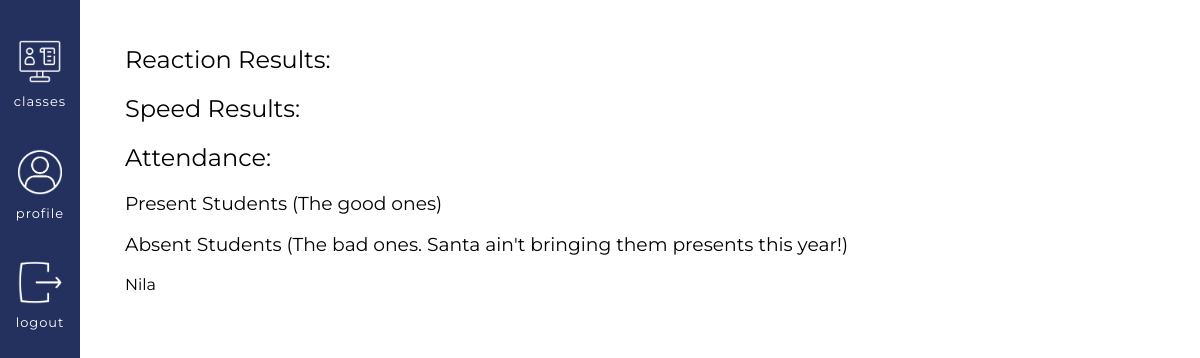
The page /classes/course/2/previous_session_data/51 (signed in) on the database as committed earlier.
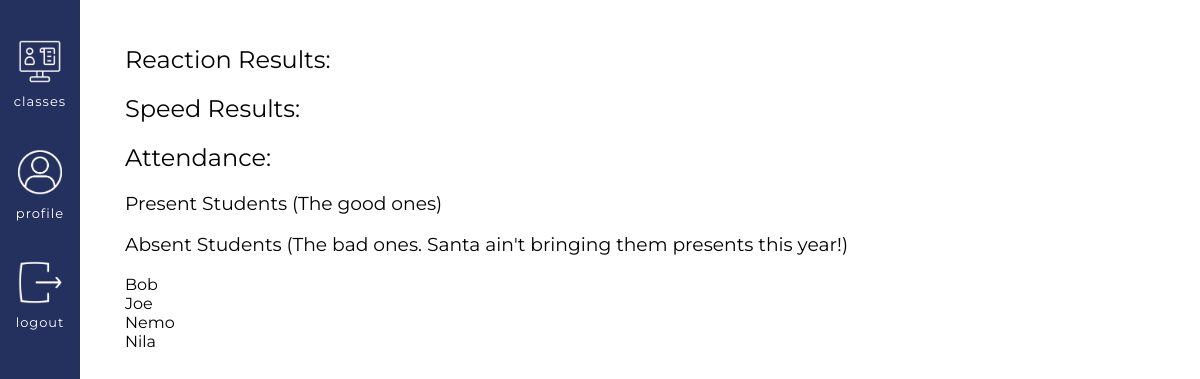
The same page on the database as committed later.
### app/models.py (models this page shows, shortened)
class User(UserMixin, db.Model):
    id = db.Column(db.Integer, primary_key=True)
    username = db.Column(db.String(64), index=True, unique=True) # adding columns to the database
    email = db.Column(db.String(120), index=True, unique=True)
    password_hash = db.Column(db.String(128))
    role = db.Column(db.Integer, index=False, unique=False) # 0 is Teacher, 1 is Student
    about_me = db.Column(db.String(140))
    last_seen = db.Column(db.DateTime, default=datetime.utcnow)
    posts = db.relationship('Post', backref='author', lazy='dynamic') # First part is calling it from the Post model, secret field is the backref (author)
    reactions = db.relationship('Reactions', backref='reactor', lazy='dynamic') # This will show all the reactions that this user has made
    teaches = db.relationship('Courses', backref='teacher', lazy='dynamic') # This will show all the courses that the user teaches
    signups = db.relationship('Signups', backref='student', lazy='dynamic') # This will show all of the signups of that user

### app/routes.py (the view)
@app.route('/classes/course/<course_id>/previous_session_data/<session_id>')
@login_required
def previous_session_data(course_id, session_id):
    session = Session.query.get(session_id)
    course = session.session_course_id # This gives you the actual course
    course_id = session.course_id # This will give you the course id
    signups = Signups.query.filter_by(course=course_id) # List of students that are in this specific course
    reactions_specific = Reactions.query.filter_by(session_id=session_id) # List of reactions that happened in this specific course, specific session
    speeds_specific = Reactions.query.filter_by(session_id=session_id).filter(Reactions.reactions>5) # Speeds filtered out by the course ID and by the reaction number
    present_set = set()
    absent_set = set()
    for r in reactions_specific:
        if (r.reactor.role == 1): # If the reactor is a student
            present_set.add(r.reactor.username) # Then add to the present list
    for signup in signups: # Going through the list of signups
        if (signup.student.username not in present_set and signup.student.role == 1):
            absent_set.add(signup.student.username)
    return render_template('previous_session_data.html', course=course,
                                        reactions_specific=reactions_specific,
                                        speeds_specific=speeds_specific,
                                        session=session,
                                        session_id=session_id,
                                        present_list=list(present_set),
                                        absent_list=list(absent_set),
                                        title=course.course_name + " Session " + session_id)

### app/models.py (called while the page is built)
@login.user_loader
def load_user(id):
        return User.query.get(int(id))

### app/routes.py (called while the page is built)
@app.before_request # This function will be executed right before the view function
def before_request():
    if current_user.is_authenticated: # Checks whether the current user is logged in
        current_user.last_seen = datetime.utcnow() # Sets the last seen to the date using the UTC time zone
        db.session.commit() # Don't need to do db.session.add() because the user is already in the database (using a current_user)

### app/templates/previous_session_data.html (shortened to what this page needs)
{% extends "base.html" %}
{% block content %}
<h2> Reaction Results: </h2>
<h2> Speed Results: </h2>
<h2>Attendance: </h2>
    <div id = "attendance">
        <div id = "inside">
            <h3>Present Students (The good ones)</h3>
            <h3>Absent Students (The bad ones. Santa ain't bringing them presents this year!)</h3>
            {% for a in absent_list %}
                <p>{{ a }}</p>
            {% endfor %}
        </div>
    </div>
{% endblock %}

Rows that differ between the two databases and show on the page:
added User: username "Bob"
added User: username "Joe"
added User: username "Nemo"
